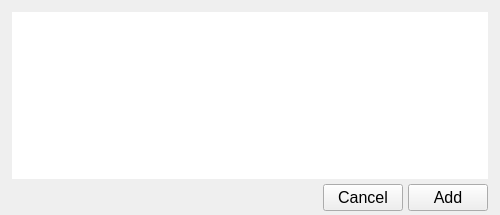
<?xml version="1.0" encoding="UTF-8"?>
<ui version="4.0">
 <class>Mounted_Volumes_Class</class>
 <widget class="QWidget" name="Mounted_Volumes_Class">
  <property name="windowModality">
   <enum>Qt::WindowModal</enum>
  </property>
  <property name="geometry">
   <rect>
    <x>0</x>
    <y>0</y>
    <width>500</width>
    <height>215</height>
   </rect>
  </property>
  <property name="minimumSize">
   <size>
    <width>500</width>
    <height>215</height>
   </size>
  </property>
  <property name="maximumSize">
   <size>
    <width>500</width>
    <height>215</height>
   </size>
  </property>
  <property name="font">
   <font>
    <family>Lucida Grande</family>
    <pointsize>12</pointsize>
   </font>
  </property>
  <property name="windowTitle">
   <string>Form</string>
  </property>
  <property name="autoFillBackground">
   <bool>false</bool>
  </property>
  <property name="styleSheet">
   <string notr="true"/>
  </property>
  <layout class="QVBoxLayout" name="verticalLayout_2">
   <property name="spacing">
    <number>12</number>
   </property>
   <property name="leftMargin">
    <number>12</number>
   </property>
   <property name="topMargin">
    <number>12</number>
   </property>
   <property name="rightMargin">
    <number>12</number>
   </property>
   <property name="bottomMargin">
    <number>4</number>
   </property>
   <item>
    <layout class="QVBoxLayout" name="verticalLayout">
     <property name="spacing">
      <number>5</number>
     </property>
     <item>
      <widget class="QTableWidget" name="tableWidget_media_list">
       <property name="font">
        <font>
         <family>Lucida Grande</family>
         <pointsize>12</pointsize>
         <italic>false</italic>
        </font>
       </property>
       <property name="styleSheet">
        <string notr="true">QTableView {
selection-background-color: #0069D7;
selection-color:white;
 }

                  
QScrollBar{
		width:8px;
}</string>
       </property>
       <property name="frameShape">
        <enum>QFrame::NoFrame</enum>
       </property>
       <property name="frameShadow">
        <enum>QFrame::Plain</enum>
       </property>
       <property name="editTriggers">
        <set>QAbstractItemView::NoEditTriggers</set>
       </property>
       <property name="selectionMode">
        <enum>QAbstractItemView::ExtendedSelection</enum>
       </property>
       <property name="gridStyle">
        <enum>Qt::NoPen</enum>
       </property>
       <attribute name="horizontalHeaderVisible">
        <bool>false</bool>
       </attribute>
       <attribute name="horizontalHeaderStretchLastSection">
        <bool>true</bool>
       </attribute>
       <attribute name="verticalHeaderVisible">
        <bool>false</bool>
       </attribute>
       <column>
        <property name="text">
         <string/>
        </property>
       </column>
      </widget>
     </item>
     <item>
      <layout class="QHBoxLayout" name="horizontalLayout">
       <item>
        <spacer name="horizontalSpacer">
         <property name="orientation">
          <enum>Qt::Horizontal</enum>
         </property>
         <property name="sizeHint" stdset="0">
          <size>
           <width>40</width>
           <height>20</height>
          </size>
         </property>
        </spacer>
       </item>
       <item>
        <widget class="QPushButton" name="pushButton_Cancel">
         <property name="minimumSize">
          <size>
           <width>80</width>
           <height>0</height>
          </size>
         </property>
         <property name="text">
          <string>Cancel</string>
         </property>
        </widget>
       </item>
       <item>
        <widget class="QPushButton" name="pushButton_Add">
         <property name="minimumSize">
          <size>
           <width>80</width>
           <height>0</height>
          </size>
         </property>
         <property name="text">
          <string>Add</string>
         </property>
        </widget>
       </item>
      </layout>
     </item>
    </layout>
   </item>
  </layout>
 </widget>
 <resources/>
 <connections/>
</ui>
